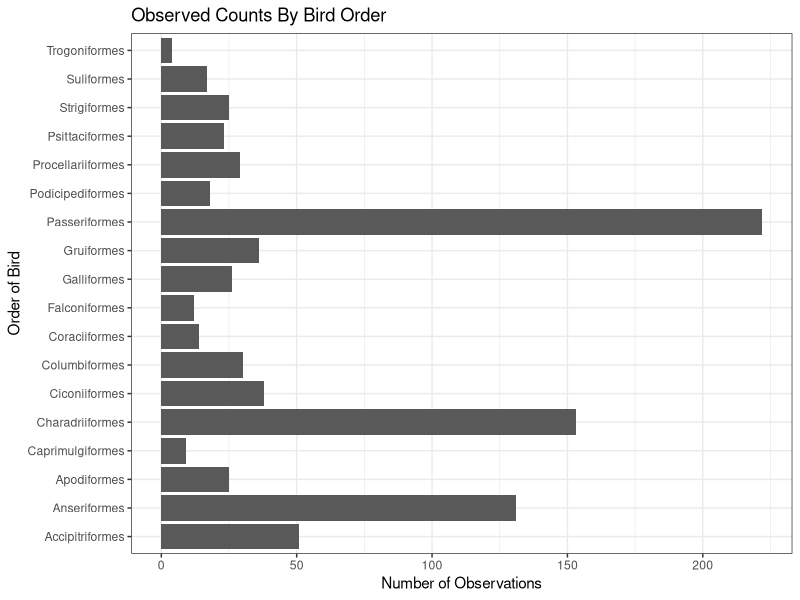
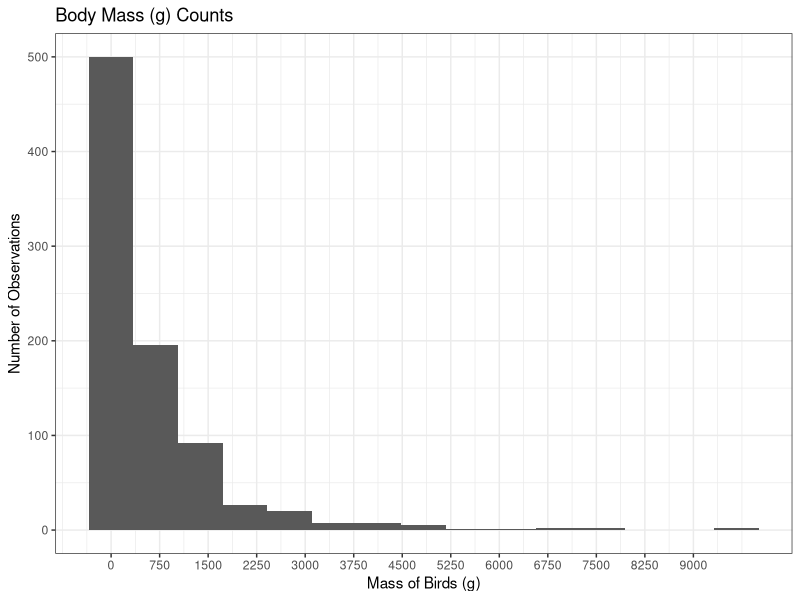
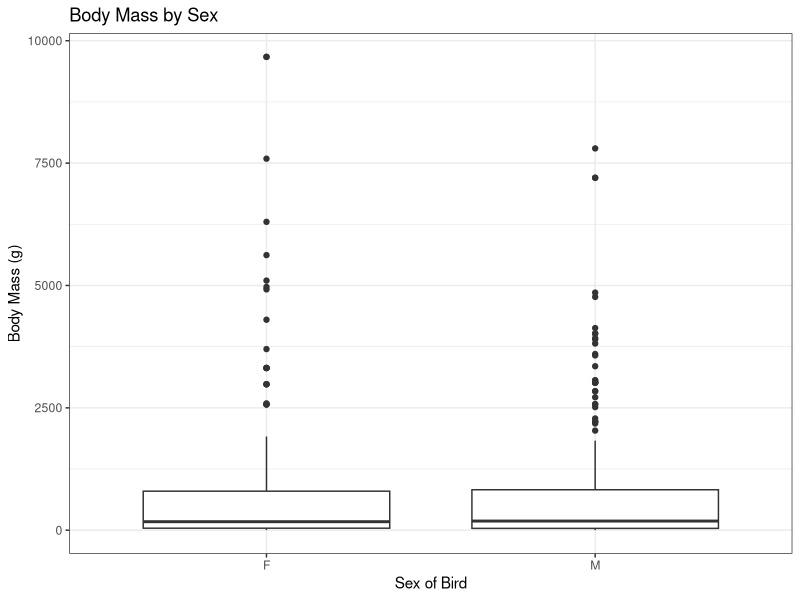
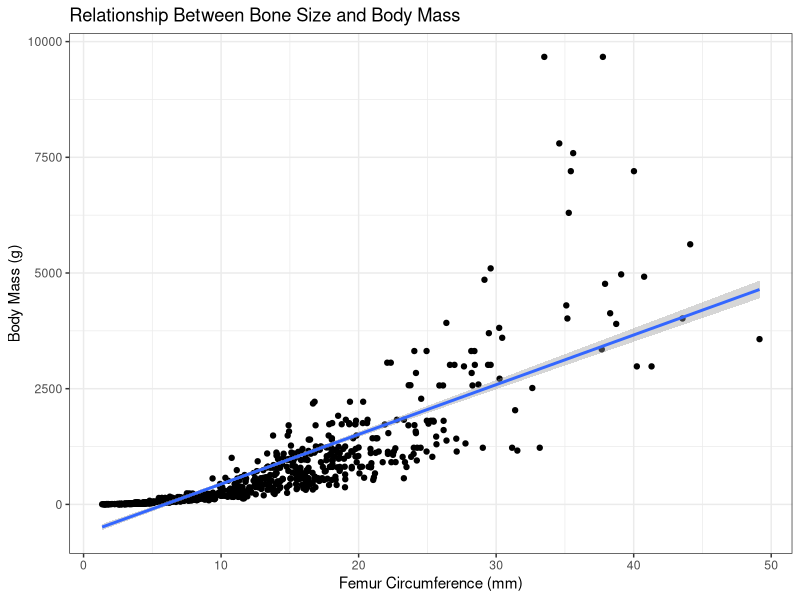

These charts were generated, in order, by the following R code:
## ---- chunk 1
#| echo: false

default_chunk_hook  <- knitr::knit_hooks$get("chunk")

latex_font_size <- c("Huge", "huge", "LARGE", "Large", 
                     "large", "normalsize", "small", 
                     "footnotesize", "scriptsize", "tiny")

knitr::knit_hooks$set(chunk = function(x, options) {
  x <- default_chunk_hook(x, options)
  if(options$size %in% latex_font_size) {
    paste0("\n \\", options$size, "\n\n", 
      x, 
      "\n\n \\normalsize"
    )
  } else {
    x
  }
})
## ---- chunk 2
#| label: load-packages
#| include: false
library(tidyverse)
library(patchwork)
library(pwr)
library(readxl)
library(dplyr)
library(kableExtra)
## ---- chunk 3
# install.packages("tidyverse")   ## Installs the package
library(tidyverse)  ## Loads the package
## ---- chunk 4
dat.Birds = read_csv("Table_S1.csv")   ## read_csv() makes a tibble
## ---- chunk 5
dat.Birds.cleaned = dat.Birds |>       ## Reset dat.Birds to clean version and pass it through
            rename_with(~ gsub(" ", ".", .x)) |>    ## Replacing " "  with "."
            rename(mass_g = 'mass.(g)') |>      ## Making a cleaner name
            rename(femur_circ = 'femur_circumference.(mm)') |>
            rename(order = Order) |>
            mutate(sex = case_when(
                          sex == "m" ~ "M",
                          sex == "f" ~ "F",
                          TRUE ~ sex)) |>    ## Make the inputs consistant
            select(order, species, sex, femur_circ, mass_g) |>  ## Keeping relevant columns only
            drop_na()             ## Removing all rows with NA's
## ---- chunk 6
bar = ggplot(dat.Birds.cleaned, aes(x = order)) +
  geom_bar() +
  coord_flip() +    ## Use coord_flip() to make the names readable
  theme_bw() +
  labs(
    x = "Order of Bird",
    y = "Number of Observations",
    title = "Observed Counts By Bird Order")

bar   ## Call to draw the plot
## ---- chunk 7
hist = ggplot(dat.Birds.cleaned, aes(x = mass_g)) +
  geom_histogram(bins = 15) +
  scale_x_continuous(breaks = seq(0, 
  max(dat.Birds.cleaned$mass_g, na.rm = TRUE), by = 750)) +   ## Set the tick marks for the x-axis
  theme_bw() +
  labs(
    x = "Mass of Birds (g)",
    y = "Number of Observations",
    title = "Body Mass (g) Counts")

hist
## ---- chunk 8
box = ggplot(dat.Birds.cleaned, aes(x = sex, y = mass_g)) +
  geom_boxplot() +
  theme_bw() +
  labs(
    x = "Sex of Bird",
    y = "Body Mass (g)",
    title = "Body Mass by Sex")

box
## ---- chunk 9
scatter = ggplot(dat.Birds.cleaned, aes(x = femur_circ, y = mass_g)) +
  geom_point() +
  geom_smooth(method = "lm") +
  theme_bw() +
  labs(
    x = "Femur Circumference (mm)",
    y = "Body Mass (g)",
    title = "Relationship Between Bone Size and Body Mass")

scatter
